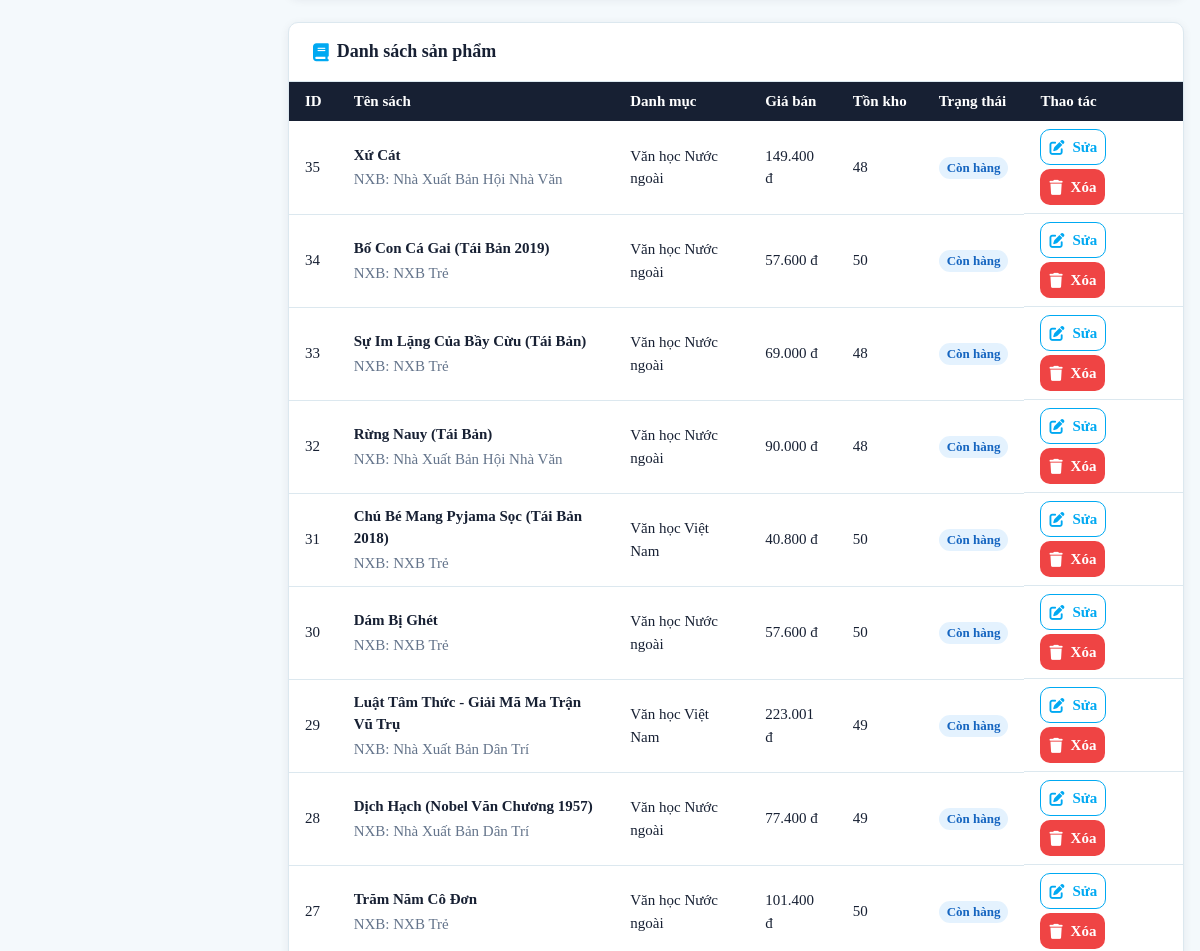
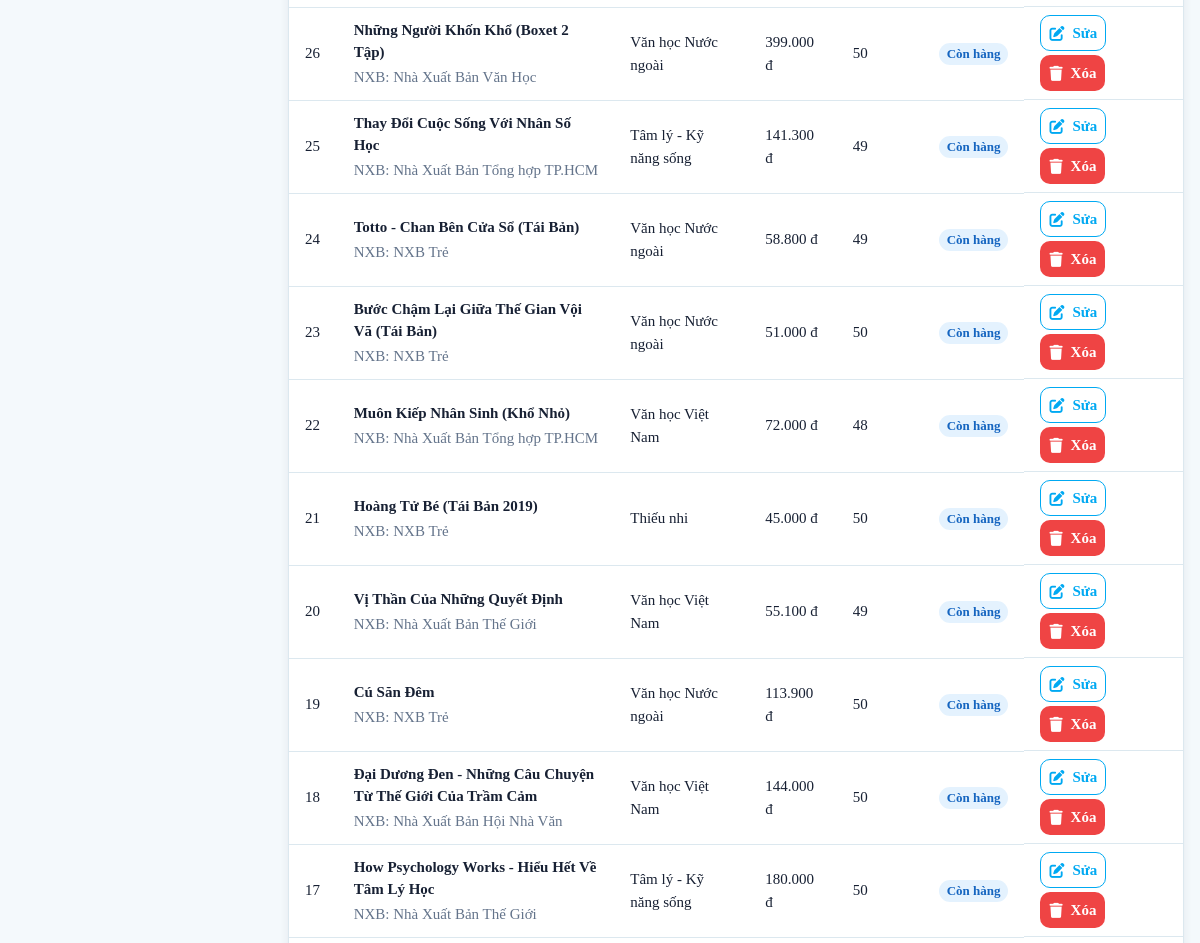
/admin/products.php (signed in, middle part), run on an earlier commit of the app's database (2 pictures, top to bottom).
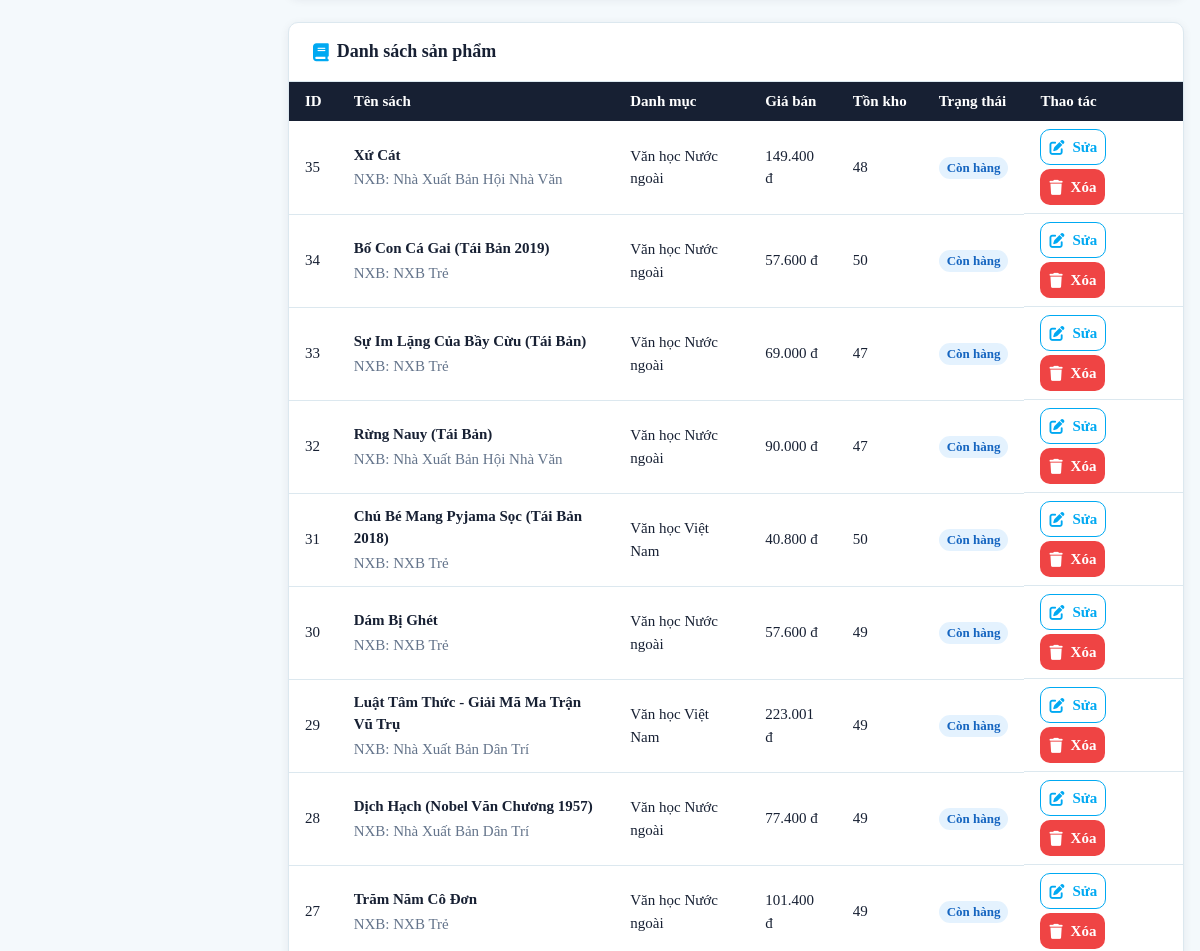
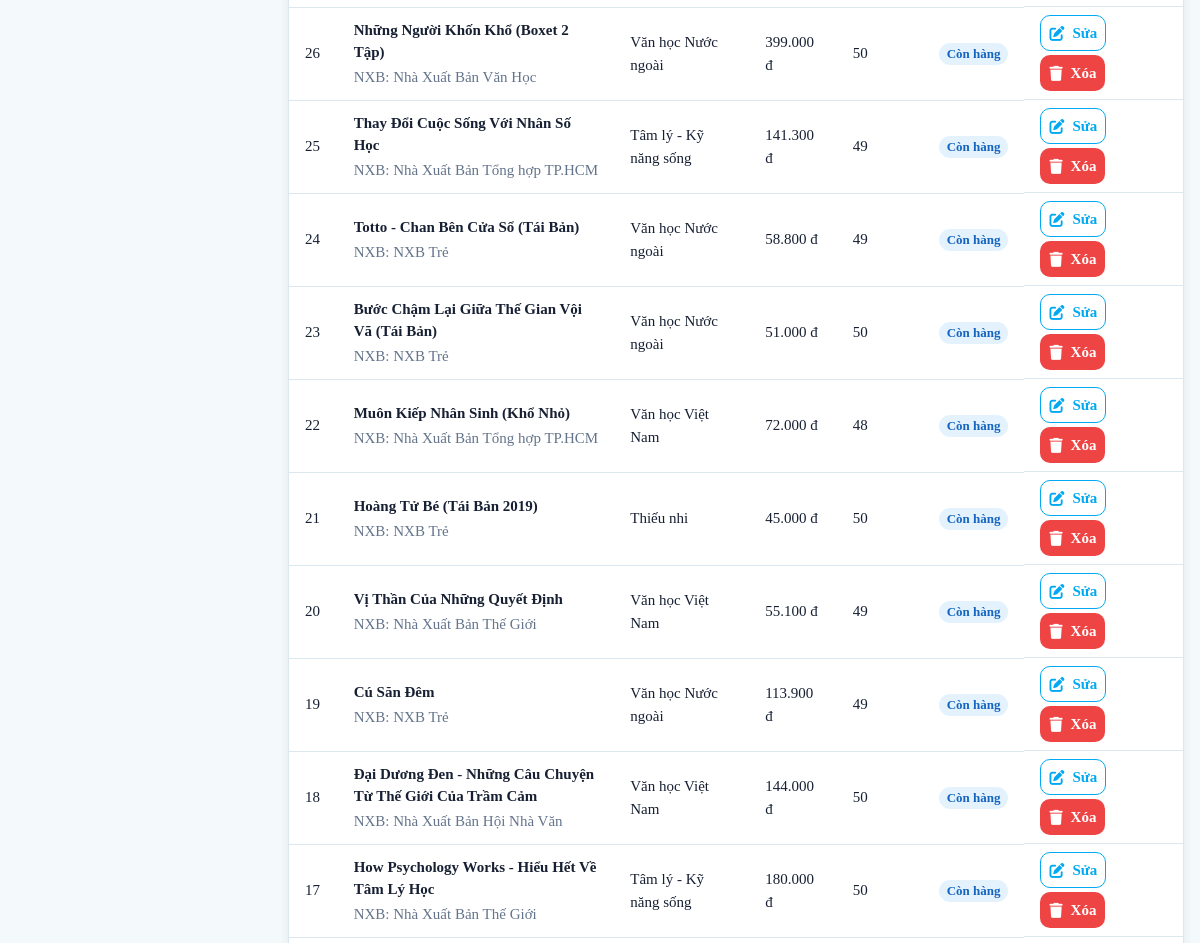
And on a later commit of the database (2 pictures, top to bottom).
### tables this page shows
CREATE TABLE `product` (
  `ProductID` int(11) NOT NULL AUTO_INCREMENT,
  `CategoryID` int(11) DEFAULT NULL,
  `BrandID` int(11) DEFAULT NULL,
  `ProductName` varchar(255) NOT NULL,
  `Brand` varchar(100) DEFAULT NULL,
  `Price` int(11) NOT NULL DEFAULT 0,
  `Quantity` int(11) DEFAULT 0,
  `Description` text DEFAULT NULL,
  `Publisher` varchar(100) DEFAULT 'AlphaBooks',
  `Status` enum('Còn hàng','Hết hàng') DEFAULT 'Còn hàng',
  PRIMARY KEY (`ProductID`),
  KEY `fk_product_category` (`CategoryID`),
  CONSTRAINT `fk_product_category` FOREIGN KEY (`CategoryID`) REFERENCES `category` (`CategoryID`) ON DELETE SET NULL
);

CREATE TABLE `category` (
  `CategoryID` int(11) NOT NULL AUTO_INCREMENT,
  `CategoryName` varchar(100) NOT NULL,
  `Description` text DEFAULT NULL,
  PRIMARY KEY (`CategoryID`)
);

### admin/products.php (the view, shortened to what this page needs)
<?php
require_once 'data.php';
require_once 'partials.php';
$products = [];
$resProds = $conn->query("
  SELECT p.ProductID, p.ProductName, p.Price, p.Quantity, p.Status, p.Publisher, p.Description, c.CategoryName
  FROM product p
  LEFT JOIN category c ON p.CategoryID = c.CategoryID
  ORDER BY p.ProductID DESC
");
if ($resProds) {
  while ($row = $resProds->fetch_assoc()) {
    $products[] = $row;
  }
}
?>
<!DOCTYPE html>
<html lang="vi">
<head>
  <title>Quản lý sản phẩm</title><?= adminCssLinks() ?>
</head>
<body>
  <div class="app-layout">
    <main class="page-content">
      <section class="admin-table-card" aria-labelledby="products-table-title">
        <h2 id="products-table-title" class="admin-table-card__title"><i class="fa-solid fa-book" aria-hidden="true"></i>Danh sách sản phẩm</h2>
        <div class="table-wrapper">
        <table class="table">
          <thead>
            <tr>
              <th>ID</th>
              <th>Tên sách</th>
              <th>Danh mục</th>
              <th>Giá bán</th>
              <th>Tồn kho</th>
              <th>Trạng thái</th>
              <th>Thao tác</th>
            </tr>
          </thead>
          <tbody>
            <?php if (empty($products)): ?>
              <tr><td colspan="7"><div class="admin-table-empty"><i class="fa-solid fa-book" aria-hidden="true"></i><strong>Chưa có sản phẩm</strong><span>Danh sách sản phẩm hiện đang trống.</span></div></td></tr>
            <?php else: ?>
            <?php foreach ($products as $product): ?>
              <tr>
                <td><?= h($product['ProductID']) ?></td>
                <td><strong><?= h($product['ProductName']) ?></strong><small class="product-table-meta">NXB: <?= h($product['Publisher']) ?></small></td>
                <td><?= h($product['CategoryName'] ?? 'Không có') ?></td>
                <td><?= number_format($product['Price'], 0, ',', '.') ?> đ</td>
                <td><?= h($product['Quantity']) ?></td>
                <td><span class="badge <?= badgeClass($product['Status']) ?>"><?= h($product['Status']) ?></span></td>
                <td class="table__actions">
                  <a class="btn btn--sm btn--outline" href="products.php?edit=<?= h($product['ProductID']) ?>"><i class="fa-solid fa-pen-to-square" aria-hidden="true"></i>Sửa</a>
                  <form method="post" class="table-action-form" onsubmit="return confirm('Bạn có chắc chắn muốn xóa sản phẩm này?')">
                    <button class="btn btn--sm btn--danger" type="submit"><i class="fa-solid fa-trash" aria-hidden="true"></i>Xóa</button>
                  </form>
                </td>
              </tr>
            <?php endforeach; ?>
            <?php endif; ?>
          </tbody>
        </table>
        </div>
      </section>
    </main>
  </div>
  </div>
</body>
</html>

What changed in the data, as far as the page shows it:
changed product "Sự Im Lặng Của Bầy Cừu (Tái Bản)": Quantity "48" → "47"
changed product "Rừng Nauy (Tái Bản)": Quantity "48" → "47"
changed product "Dám Bị Ghét": Quantity "50" → "49"
changed product "Trăm Năm Cô Đơn": Quantity "50" → "49"
changed product "Cú Săn Đêm": Quantity "50" → "49"
